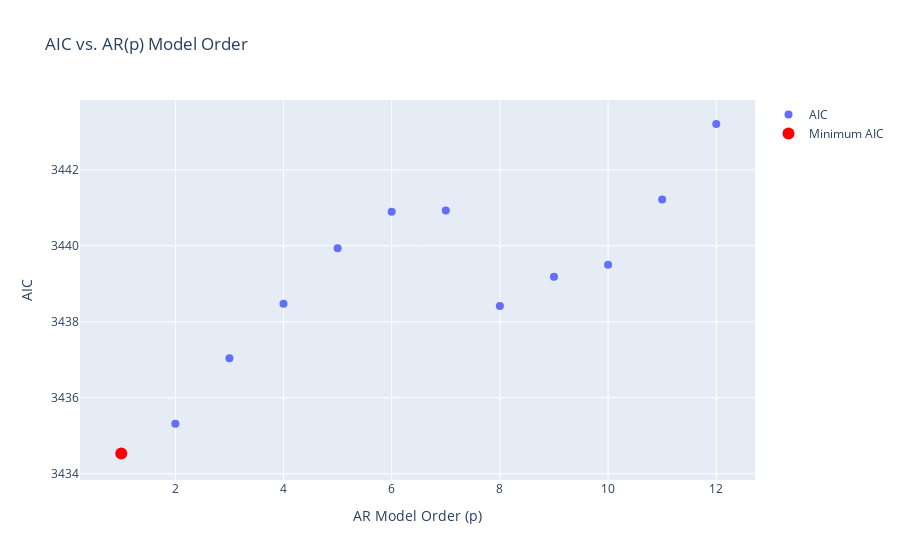

The notebook cell this image was saved under:
### Code cell
# Create a scatter plot of AIC values vs. p values
ps_array = np.array(ps)
ps_array

fig = go.Figure()
fig.add_trace(go.Scatter(x=ps_array, y=aics, mode='markers', marker=dict(symbol='circle', size=8),
                         name='AIC'))
# Add a red dot for the minimum AIC value
fig.add_trace(go.Scatter(x=[ps_array[min_idx]], y=[aics[min_idx]], mode='markers', 
                         marker=dict(color='red', size=12, symbol='circle'),
                         name='Minimum AIC'))
# Add axis labels and a title
fig.update_layout(title='AIC vs. AR(p) Model Order', xaxis_title='AR Model Order (p)', yaxis_title='AIC')
fig.show()

### Figure 1 — Plotly figure (JSON) as saved in the notebook; plotly's stock layout.template omitted (floating-point values rounded to 4 significant figures)
{"data": [{"marker": {"size": 8, "symbol": "circle"}, "mode": "markers", "name": "AIC", "type": "scatter", "x": [1, 2, 3, 4, 5, 6, 7, 8, 9, 10, 11, 12], "y": [3435.0, 3435.0, 3437.0, 3438.0, 3440.0, 3441.0, 3441.0, 3438.0, 3439.0, 3440.0, 3441.0, 3443.0]}, {"marker": {"color": "red", "size": 12, "symbol": "circle"}, "mode": "markers", "name": "Minimum AIC", "type": "scatter", "x": [1], "y": [3435.0]}], "layout": {"title": {"text": "AIC vs. AR(p) Model Order"}, "xaxis": {"title": {"text": "AR Model Order (p)"}}, "yaxis": {"title": {"text": "AIC"}}}}
